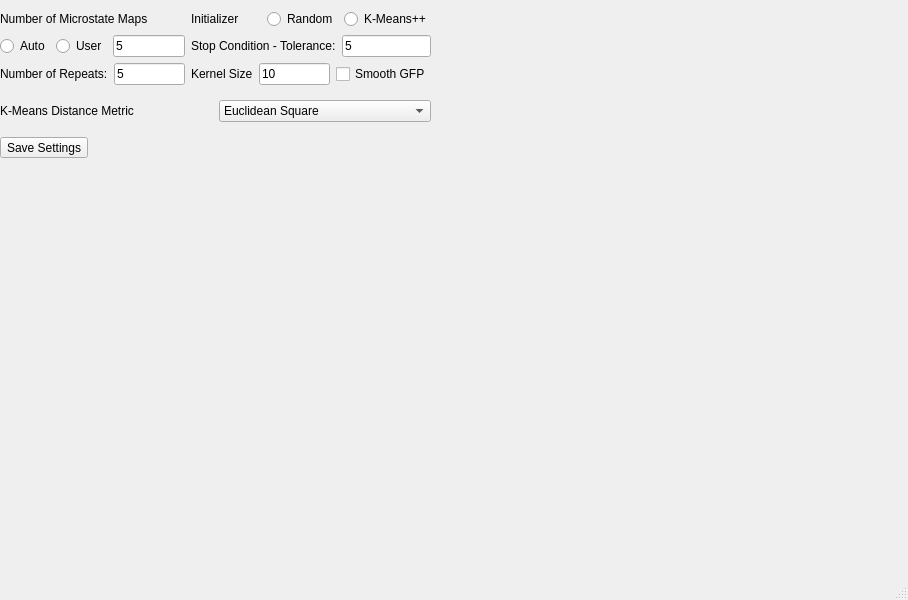
<?xml version="1.0" encoding="UTF-8"?>
<ui version="4.0">
 <class>MainWindow</class>
 <widget class="QMainWindow" name="MainWindow">
  <property name="geometry">
   <rect>
    <x>0</x>
    <y>0</y>
    <width>908</width>
    <height>600</height>
   </rect>
  </property>
  <property name="windowTitle">
   <string>MainWindow</string>
  </property>
  <widget class="QWidget" name="centralwidget">
   <widget class="QWidget" name="verticalLayoutWidget">
    <property name="geometry">
     <rect>
      <x>0</x>
      <y>0</y>
      <width>431</width>
      <height>167</height>
     </rect>
    </property>
    <layout class="QVBoxLayout" name="verticalLayout">
     <item>
      <layout class="QHBoxLayout" name="horizontalLayout">
       <item>
        <layout class="QVBoxLayout" name="verticalLayout_2">
         <item>
          <widget class="QLabel" name="label">
           <property name="text">
            <string>Number of Microstate Maps</string>
           </property>
          </widget>
         </item>
         <item>
          <layout class="QHBoxLayout" name="horizontalLayout_2">
           <item>
            <widget class="QRadioButton" name="radioButton">
             <property name="text">
              <string>Auto</string>
             </property>
            </widget>
           </item>
           <item>
            <widget class="QRadioButton" name="radioButton_2">
             <property name="text">
              <string>User</string>
             </property>
            </widget>
           </item>
           <item>
            <widget class="QLineEdit" name="lineEdit">
             <property name="text">
              <string>5</string>
             </property>
            </widget>
           </item>
          </layout>
         </item>
         <item>
          <layout class="QHBoxLayout" name="horizontalLayout_7">
           <item>
            <widget class="QLabel" name="label_6">
             <property name="text">
              <string>Number of Repeats:</string>
             </property>
            </widget>
           </item>
           <item>
            <widget class="QLineEdit" name="lineEdit_4">
             <property name="text">
              <string>5</string>
             </property>
            </widget>
           </item>
          </layout>
         </item>
        </layout>
       </item>
       <item>
        <layout class="QVBoxLayout" name="verticalLayout_3">
         <item>
          <layout class="QHBoxLayout" name="horizontalLayout_4">
           <item>
            <widget class="QLabel" name="label_3">
             <property name="text">
              <string>Initializer</string>
             </property>
            </widget>
           </item>
           <item>
            <widget class="QRadioButton" name="radioButton_3">
             <property name="text">
              <string>Random</string>
             </property>
            </widget>
           </item>
           <item>
            <widget class="QRadioButton" name="radioButton_4">
             <property name="text">
              <string>K-Means++</string>
             </property>
            </widget>
           </item>
          </layout>
         </item>
         <item>
          <layout class="QHBoxLayout" name="horizontalLayout_8">
           <item>
            <widget class="QLabel" name="label_4">
             <property name="text">
              <string>Stop Condition - Tolerance:</string>
             </property>
            </widget>
           </item>
           <item>
            <widget class="QLineEdit" name="lineEdit_3">
             <property name="text">
              <string>5</string>
             </property>
            </widget>
           </item>
          </layout>
         </item>
         <item>
          <layout class="QHBoxLayout" name="horizontalLayout_3">
           <item>
            <widget class="QLabel" name="label_2">
             <property name="text">
              <string>Kernel Size</string>
             </property>
            </widget>
           </item>
           <item>
            <widget class="QLineEdit" name="lineEdit_2">
             <property name="text">
              <string>10</string>
             </property>
            </widget>
           </item>
           <item>
            <widget class="QCheckBox" name="checkBox">
             <property name="text">
              <string>Smooth GFP</string>
             </property>
            </widget>
           </item>
          </layout>
         </item>
        </layout>
       </item>
      </layout>
     </item>
     <item>
      <layout class="QHBoxLayout" name="horizontalLayout_6">
       <item>
        <widget class="QLabel" name="label_5">
         <property name="text">
          <string>K-Means Distance Metric</string>
         </property>
        </widget>
       </item>
       <item>
        <widget class="QComboBox" name="comboBox">
         <item>
          <property name="text">
           <string>Euclidean Square</string>
          </property>
         </item>
        </widget>
       </item>
      </layout>
     </item>
     <item>
      <widget class="QToolButton" name="toolButton">
       <property name="text">
        <string>Save Settings</string>
       </property>
      </widget>
     </item>
    </layout>
   </widget>
  </widget>
  <widget class="QMenuBar" name="menubar">
   <property name="geometry">
    <rect>
     <x>0</x>
     <y>0</y>
     <width>908</width>
     <height>24</height>
    </rect>
   </property>
  </widget>
  <widget class="QStatusBar" name="statusbar"/>
 </widget>
 <resources/>
 <connections/>
</ui>
